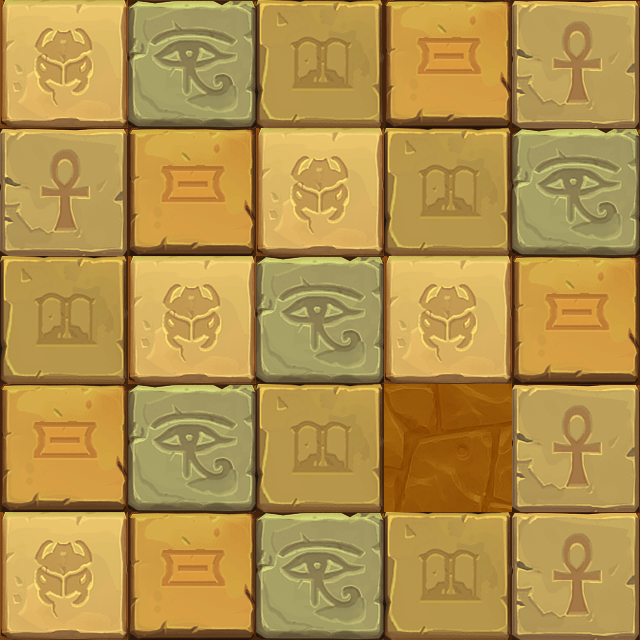

This game map was drawn from its Tiled (.tmx) file and the tilesets committed beside it. A one-line description and the trimmed map source follow:
An orthogonal 5x5 tile map with 128x128 px tiles, 6 tile layers (块层 6, 块层 1, 块层 2, 块层 3, ...), 6 tilesets.

<map version="1.0" orientation="orthogonal" width="5" height="5" tilewidth="128" tileheight="128">
 <tileset firstgid="1" name="sandbg0" tilewidth="128" tileheight="128">
  <image source="sandbg0.png" width="128" height="128" />
 </tileset>
 <tileset firstgid="2" name="sandbg1" tilewidth="128" tileheight="128">
  <image source="sandbg1.png" width="128" height="128" />
 </tileset>
 <tileset firstgid="3" name="sandbg2" tilewidth="128" tileheight="128">
  <image source="sandbg2.png" width="128" height="128" />
 </tileset>
 <tileset firstgid="4" name="sandbg3" tilewidth="128" tileheight="128">
  <image source="sandbg3.png" width="128" height="128" />
 </tileset>
 <tileset firstgid="5" name="sandbg4" tilewidth="128" tileheight="128">
  <image source="sandbg4.png" width="128" height="128" />
 </tileset>
 <tileset firstgid="6" name="egyptbackground0" tilewidth="128" tileheight="128">
  <image source="egyptbackground0.png" width="640" height="640" />
 </tileset>
 <layer name="块层 6" width="5" height="5">
  <data>[25 cells, 25 non-empty, 25 distinct tile ids]</data>
 </layer>
 <layer name="块层 1" width="5" height="5">
  <data>[25 cells, 5 non-empty, 1 distinct tile ids]</data>
 </layer>
 <layer name="块层 2" width="5" height="5">
  <data>[25 cells, 5 non-empty, 1 distinct tile ids]</data>
 </layer>
 <layer name="块层 3" width="5" height="5">
  <data>[25 cells, 5 non-empty, 1 distinct tile ids]</data>
 </layer>
 <layer name="块层 4" width="5" height="5">
  <data>[25 cells, 5 non-empty, 1 distinct tile ids]</data>
 </layer>
 <layer name="块层 5" width="5" height="5">
  <data>[25 cells, 4 non-empty, 1 distinct tile ids]</data>
 </layer>
</map>
